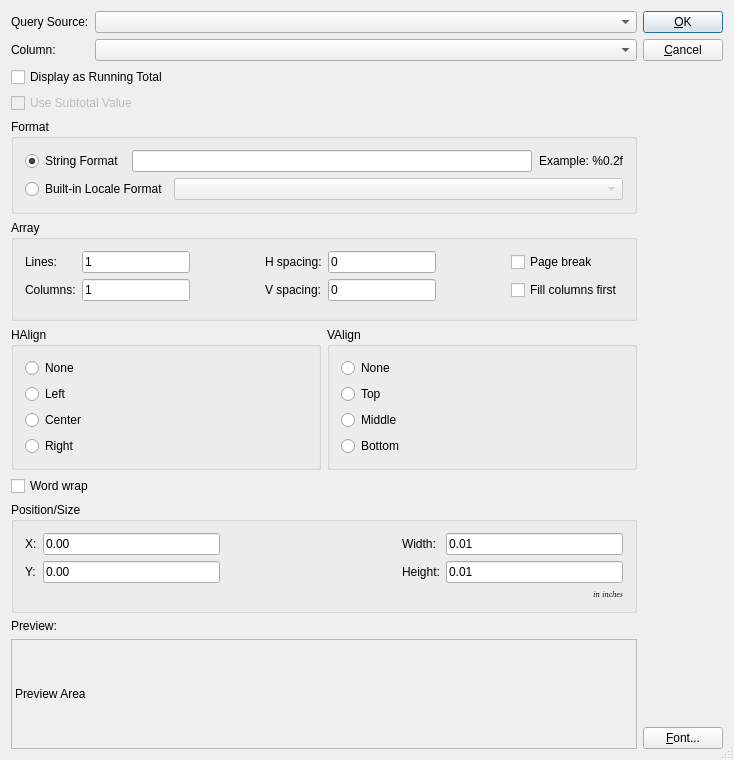
<?xml version="1.0" encoding="UTF-8"?>
<ui version="4.0">
 <comment> * OpenRPT report writer and rendering engine
 * Copyright (C) 2001-2018 by OpenMFG, LLC
 *
 * This library is free software; you can redistribute it and/or
 * modify it under the terms of the GNU Lesser General Public
 * License as published by the Free Software Foundation; either
 * version 2.1 of the License, or (at your option) any later version.
 *
 * This library is distributed in the hope that it will be useful,
 * but WITHOUT ANY WARRANTY; without even the implied warranty of
 * MERCHANTABILITY or FITNESS FOR A PARTICULAR PURPOSE. See the GNU
 * Lesser General Public License for more details.
 *
 * You should have received a copy of the GNU Lesser General Public
 * License along with this library; if not, write to the Free Software
 * Foundation, Inc., 59 Temple Place, Suite 330, Boston, MA 02111-1307 USA
 * Please contact info@openmfg.com with any questions on this license.</comment>
 <class>FieldEditor</class>
 <widget class="QDialog" name="FieldEditor">
  <property name="geometry">
   <rect>
    <x>0</x>
    <y>0</y>
    <width>734</width>
    <height>760</height>
   </rect>
  </property>
  <property name="sizePolicy">
   <sizepolicy hsizetype="Minimum" vsizetype="Minimum">
    <horstretch>0</horstretch>
    <verstretch>0</verstretch>
   </sizepolicy>
  </property>
  <property name="windowTitle">
   <string>Properties (Field)</string>
  </property>
  <property name="sizeGripEnabled">
   <bool>true</bool>
  </property>
  <layout class="QHBoxLayout" name="horizontalLayout">
   <item>
    <layout class="QVBoxLayout" name="verticalLayout">
     <item>
      <layout class="QGridLayout">
       <property name="leftMargin">
        <number>0</number>
       </property>
       <property name="topMargin">
        <number>0</number>
       </property>
       <property name="rightMargin">
        <number>0</number>
       </property>
       <property name="bottomMargin">
        <number>0</number>
       </property>
       <property name="spacing">
        <number>6</number>
       </property>
       <item row="1" column="0">
        <widget class="QLabel" name="TextLabel1">
         <property name="sizePolicy">
          <sizepolicy hsizetype="Preferred" vsizetype="Minimum">
           <horstretch>0</horstretch>
           <verstretch>0</verstretch>
          </sizepolicy>
         </property>
         <property name="text">
          <string>Column:</string>
         </property>
        </widget>
       </item>
       <item row="0" column="0">
        <widget class="QLabel" name="TextLabel1_3">
         <property name="text">
          <string>Query Source:</string>
         </property>
        </widget>
       </item>
       <item row="0" column="1">
        <widget class="QueryComboBox" name="cbQuery"/>
       </item>
       <item row="1" column="1">
        <widget class="QComboBox" name="cbColumn">
         <property name="sizePolicy">
          <sizepolicy hsizetype="Expanding" vsizetype="Fixed">
           <horstretch>0</horstretch>
           <verstretch>0</verstretch>
          </sizepolicy>
         </property>
         <property name="editable">
          <bool>false</bool>
         </property>
        </widget>
       </item>
      </layout>
     </item>
     <item>
      <widget class="QCheckBox" name="_cbRTotal">
       <property name="text">
        <string>Display as Running Total</string>
       </property>
      </widget>
     </item>
     <item>
      <widget class="QCheckBox" name="_cbSubTotal">
       <property name="enabled">
        <bool>false</bool>
       </property>
       <property name="text">
        <string>Use Subtotal Value</string>
       </property>
      </widget>
     </item>
     <item>
      <widget class="QGroupBox" name="_gbFormat">
       <property name="title">
        <string>Format</string>
       </property>
       <layout class="QVBoxLayout">
        <property name="spacing">
         <number>6</number>
        </property>
        <property name="leftMargin">
         <number>11</number>
        </property>
        <property name="topMargin">
         <number>11</number>
        </property>
        <property name="rightMargin">
         <number>11</number>
        </property>
        <property name="bottomMargin">
         <number>11</number>
        </property>
        <item>
         <layout class="QHBoxLayout">
          <property name="spacing">
           <number>6</number>
          </property>
          <property name="leftMargin">
           <number>0</number>
          </property>
          <property name="topMargin">
           <number>0</number>
          </property>
          <property name="rightMargin">
           <number>0</number>
          </property>
          <property name="bottomMargin">
           <number>0</number>
          </property>
          <item>
           <widget class="QRadioButton" name="_rbStringFormat">
            <property name="text">
             <string>String Format </string>
            </property>
            <property name="checked">
             <bool>true</bool>
            </property>
           </widget>
          </item>
          <item>
           <widget class="QLineEdit" name="_leRTotalFormat"/>
          </item>
          <item>
           <widget class="QLabel" name="_lblRTotalExample">
            <property name="sizePolicy">
             <sizepolicy hsizetype="Minimum" vsizetype="Preferred">
              <horstretch>0</horstretch>
              <verstretch>0</verstretch>
             </sizepolicy>
            </property>
            <property name="text">
             <string>Example: %0.2f</string>
            </property>
            <property name="alignment">
             <set>Qt::AlignRight|Qt::AlignTrailing|Qt::AlignVCenter</set>
            </property>
           </widget>
          </item>
         </layout>
        </item>
        <item>
         <layout class="QHBoxLayout">
          <property name="spacing">
           <number>6</number>
          </property>
          <property name="leftMargin">
           <number>0</number>
          </property>
          <property name="topMargin">
           <number>0</number>
          </property>
          <property name="rightMargin">
           <number>0</number>
          </property>
          <property name="bottomMargin">
           <number>0</number>
          </property>
          <item>
           <widget class="QRadioButton" name="_rbBuiltinFormat">
            <property name="text">
             <string>Built-in Locale Format</string>
            </property>
           </widget>
          </item>
          <item>
           <widget class="QComboBox" name="_cbBuiltinFormat">
            <property name="enabled">
             <bool>false</bool>
            </property>
            <property name="sizePolicy">
             <sizepolicy hsizetype="MinimumExpanding" vsizetype="Fixed">
              <horstretch>0</horstretch>
              <verstretch>0</verstretch>
             </sizepolicy>
            </property>
           </widget>
          </item>
         </layout>
        </item>
       </layout>
      </widget>
     </item>
     <item>
      <widget class="QGroupBox" name="GroupBox_Array">
       <property name="title">
        <string>Array</string>
       </property>
       <layout class="QGridLayout" name="_3">
        <property name="leftMargin">
         <number>11</number>
        </property>
        <property name="topMargin">
         <number>11</number>
        </property>
        <property name="rightMargin">
         <number>11</number>
        </property>
        <property name="bottomMargin">
         <number>11</number>
        </property>
        <property name="spacing">
         <number>6</number>
        </property>
        <item row="1" column="1">
         <widget class="QLineEdit" name="leColumns">
          <property name="maximumSize">
           <size>
            <width>16777215</width>
            <height>16777215</height>
           </size>
          </property>
          <property name="text">
           <string>1</string>
          </property>
         </widget>
        </item>
        <item row="1" column="0">
         <widget class="QLabel" name="TextLabel2_2">
          <property name="text">
           <string>Columns:</string>
          </property>
         </widget>
        </item>
        <item row="0" column="0">
         <widget class="QLabel" name="TextLabel1_3_3">
          <property name="text">
           <string>Lines:</string>
          </property>
         </widget>
        </item>
        <item row="0" column="1">
         <widget class="QLineEdit" name="leLines">
          <property name="maximumSize">
           <size>
            <width>16777215</width>
            <height>16777215</height>
           </size>
          </property>
          <property name="text">
           <string>1</string>
          </property>
         </widget>
        </item>
        <item row="0" column="2" rowspan="3">
         <spacer name="horizontalSpacer">
          <property name="orientation">
           <enum>Qt::Horizontal</enum>
          </property>
          <property name="sizeHint" stdset="0">
           <size>
            <width>20</width>
            <height>20</height>
           </size>
          </property>
         </spacer>
        </item>
        <item row="0" column="4">
         <widget class="QLabel" name="TextLabel2_3">
          <property name="text">
           <string>H spacing:</string>
          </property>
         </widget>
        </item>
        <item row="1" column="4">
         <widget class="QLabel" name="TextLabel1_3_4">
          <property name="text">
           <string>V spacing:</string>
          </property>
         </widget>
        </item>
        <item row="0" column="5">
         <widget class="QLineEdit" name="leXSpacing">
          <property name="maximumSize">
           <size>
            <width>16777215</width>
            <height>16777215</height>
           </size>
          </property>
          <property name="text">
           <string>0</string>
          </property>
         </widget>
        </item>
        <item row="1" column="5">
         <widget class="QLineEdit" name="leYSpacing">
          <property name="maximumSize">
           <size>
            <width>16777215</width>
            <height>16777215</height>
           </size>
          </property>
          <property name="text">
           <string>0</string>
          </property>
         </widget>
        </item>
        <item row="0" column="7">
         <widget class="QCheckBox" name="_cbPageBreak">
          <property name="text">
           <string>Page break</string>
          </property>
         </widget>
        </item>
        <item row="1" column="7">
         <widget class="QCheckBox" name="_cbLeftToRight">
          <property name="text">
           <string>Fill columns first</string>
          </property>
         </widget>
        </item>
        <item row="0" column="6">
         <spacer name="horizontalSpacer_3">
          <property name="orientation">
           <enum>Qt::Horizontal</enum>
          </property>
          <property name="sizeHint" stdset="0">
           <size>
            <width>20</width>
            <height>20</height>
           </size>
          </property>
         </spacer>
        </item>
       </layout>
      </widget>
     </item>
     <item>
      <layout class="QHBoxLayout">
       <property name="spacing">
        <number>6</number>
       </property>
       <property name="leftMargin">
        <number>0</number>
       </property>
       <property name="topMargin">
        <number>0</number>
       </property>
       <property name="rightMargin">
        <number>0</number>
       </property>
       <property name="bottomMargin">
        <number>0</number>
       </property>
       <item>
        <widget class="QGroupBox" name="bgHAlign">
         <property name="sizePolicy">
          <sizepolicy hsizetype="Preferred" vsizetype="Minimum">
           <horstretch>0</horstretch>
           <verstretch>0</verstretch>
          </sizepolicy>
         </property>
         <property name="title">
          <string>HAlign</string>
         </property>
         <layout class="QVBoxLayout">
          <item>
           <widget class="QRadioButton" name="rbHAlignNone">
            <property name="text">
             <string>None</string>
            </property>
           </widget>
          </item>
          <item>
           <widget class="QRadioButton" name="rbHAlignLeft">
            <property name="text">
             <string>Left</string>
            </property>
           </widget>
          </item>
          <item>
           <widget class="QRadioButton" name="rbHAlignCenter">
            <property name="text">
             <string>Center</string>
            </property>
           </widget>
          </item>
          <item>
           <widget class="QRadioButton" name="rbHAlignRight">
            <property name="text">
             <string>Right</string>
            </property>
           </widget>
          </item>
         </layout>
        </widget>
       </item>
       <item>
        <widget class="QGroupBox" name="bgVAlign">
         <property name="sizePolicy">
          <sizepolicy hsizetype="Preferred" vsizetype="Minimum">
           <horstretch>0</horstretch>
           <verstretch>0</verstretch>
          </sizepolicy>
         </property>
         <property name="title">
          <string>VAlign</string>
         </property>
         <layout class="QVBoxLayout">
          <property name="spacing">
           <number>6</number>
          </property>
          <property name="leftMargin">
           <number>11</number>
          </property>
          <property name="topMargin">
           <number>11</number>
          </property>
          <property name="rightMargin">
           <number>11</number>
          </property>
          <property name="bottomMargin">
           <number>11</number>
          </property>
          <item>
           <widget class="QRadioButton" name="rbVAlignNone">
            <property name="text">
             <string>None</string>
            </property>
           </widget>
          </item>
          <item>
           <widget class="QRadioButton" name="rbVAlignTop">
            <property name="text">
             <string>Top</string>
            </property>
           </widget>
          </item>
          <item>
           <widget class="QRadioButton" name="rbVAlignMiddle">
            <property name="text">
             <string>Middle</string>
            </property>
           </widget>
          </item>
          <item>
           <widget class="QRadioButton" name="rbVAlignBottom">
            <property name="text">
             <string>Bottom</string>
            </property>
           </widget>
          </item>
         </layout>
        </widget>
       </item>
      </layout>
     </item>
     <item>
      <widget class="QCheckBox" name="_cbWordWrap">
       <property name="text">
        <string>Word wrap</string>
       </property>
      </widget>
     </item>
     <item>
      <widget class="QGroupBox" name="GroupBox1">
       <property name="title">
        <string>Position/Size</string>
       </property>
       <layout class="QGridLayout">
        <property name="leftMargin">
         <number>11</number>
        </property>
        <property name="topMargin">
         <number>11</number>
        </property>
        <property name="rightMargin">
         <number>11</number>
        </property>
        <property name="bottomMargin">
         <number>11</number>
        </property>
        <property name="spacing">
         <number>6</number>
        </property>
        <item row="1" column="0">
         <widget class="QLabel" name="TextLabel2">
          <property name="text">
           <string>Y:</string>
          </property>
         </widget>
        </item>
        <item row="1" column="4">
         <widget class="QLineEdit" name="leHeight">
          <property name="text">
           <string>0.01</string>
          </property>
         </widget>
        </item>
        <item row="0" column="4">
         <widget class="QLineEdit" name="leWidth">
          <property name="text">
           <string>0.01</string>
          </property>
         </widget>
        </item>
        <item row="1" column="3">
         <widget class="QLabel" name="TextLabel4">
          <property name="text">
           <string>Height:</string>
          </property>
         </widget>
        </item>
        <item row="1" column="1">
         <widget class="QLineEdit" name="leYPos">
          <property name="text">
           <string>0.00</string>
          </property>
         </widget>
        </item>
        <item row="0" column="0">
         <widget class="QLabel" name="TextLabel1_3_2">
          <property name="text">
           <string>X:</string>
          </property>
         </widget>
        </item>
        <item row="0" column="1">
         <widget class="QLineEdit" name="leXPos">
          <property name="text">
           <string>0.00</string>
          </property>
         </widget>
        </item>
        <item row="0" column="3">
         <widget class="QLabel" name="TextLabel3">
          <property name="text">
           <string>Width:</string>
          </property>
         </widget>
        </item>
        <item row="2" column="4">
         <widget class="QLabel" name="TextLabel5">
          <property name="font">
           <font>
            <family>Helvetica [Cronyx]</family>
            <pointsize>6</pointsize>
            <weight>50</weight>
            <italic>true</italic>
            <bold>false</bold>
            <underline>false</underline>
            <strikeout>false</strikeout>
           </font>
          </property>
          <property name="text">
           <string>in inches</string>
          </property>
          <property name="textFormat">
           <enum>Qt::AutoText</enum>
          </property>
          <property name="alignment">
           <set>Qt::AlignRight|Qt::AlignTrailing|Qt::AlignVCenter</set>
          </property>
         </widget>
        </item>
        <item row="0" column="2">
         <spacer name="horizontalSpacer_2">
          <property name="orientation">
           <enum>Qt::Horizontal</enum>
          </property>
          <property name="sizeHint" stdset="0">
           <size>
            <width>40</width>
            <height>20</height>
           </size>
          </property>
         </spacer>
        </item>
       </layout>
      </widget>
     </item>
     <item>
      <widget class="QLabel" name="TextLabel1_2">
       <property name="sizePolicy">
        <sizepolicy hsizetype="Preferred" vsizetype="Minimum">
         <horstretch>0</horstretch>
         <verstretch>0</verstretch>
        </sizepolicy>
       </property>
       <property name="text">
        <string>Preview:</string>
       </property>
      </widget>
     </item>
     <item>
      <widget class="QLabel" name="labelPreview">
       <property name="sizePolicy">
        <sizepolicy hsizetype="Preferred" vsizetype="Expanding">
         <horstretch>0</horstretch>
         <verstretch>0</verstretch>
        </sizepolicy>
       </property>
       <property name="minimumSize">
        <size>
         <width>0</width>
         <height>42</height>
        </size>
       </property>
       <property name="frameShape">
        <enum>QFrame::StyledPanel</enum>
       </property>
       <property name="frameShadow">
        <enum>QFrame::Sunken</enum>
       </property>
       <property name="text">
        <string>Preview Area</string>
       </property>
       <property name="alignment">
        <set>Qt::AlignVCenter</set>
       </property>
      </widget>
     </item>
    </layout>
   </item>
   <item>
    <layout class="QVBoxLayout">
     <property name="spacing">
      <number>6</number>
     </property>
     <property name="leftMargin">
      <number>0</number>
     </property>
     <property name="topMargin">
      <number>0</number>
     </property>
     <property name="rightMargin">
      <number>0</number>
     </property>
     <property name="bottomMargin">
      <number>0</number>
     </property>
     <item>
      <widget class="QPushButton" name="buttonOk">
       <property name="text">
        <string>&amp;OK</string>
       </property>
       <property name="shortcut">
        <string>Alt+O</string>
       </property>
       <property name="autoDefault">
        <bool>true</bool>
       </property>
       <property name="default">
        <bool>true</bool>
       </property>
      </widget>
     </item>
     <item>
      <widget class="QPushButton" name="buttonCancel">
       <property name="text">
        <string>&amp;Cancel</string>
       </property>
       <property name="shortcut">
        <string>Alt+C</string>
       </property>
       <property name="autoDefault">
        <bool>true</bool>
       </property>
      </widget>
     </item>
     <item>
      <spacer>
       <property name="orientation">
        <enum>Qt::Vertical</enum>
       </property>
       <property name="sizeType">
        <enum>QSizePolicy::Expanding</enum>
       </property>
       <property name="sizeHint" stdset="0">
        <size>
         <width>20</width>
         <height>20</height>
        </size>
       </property>
      </spacer>
     </item>
     <item>
      <widget class="QPushButton" name="btnFont">
       <property name="text">
        <string>&amp;Font...</string>
       </property>
      </widget>
     </item>
    </layout>
   </item>
  </layout>
 </widget>
 <layoutdefault spacing="6" margin="11"/>
 <customwidgets>
  <customwidget>
   <class>QueryComboBox</class>
   <extends>QComboBox</extends>
   <header>querycombobox.h</header>
  </customwidget>
 </customwidgets>
 <tabstops>
  <tabstop>cbQuery</tabstop>
  <tabstop>cbColumn</tabstop>
  <tabstop>_cbRTotal</tabstop>
  <tabstop>_cbSubTotal</tabstop>
  <tabstop>_rbStringFormat</tabstop>
  <tabstop>_leRTotalFormat</tabstop>
  <tabstop>_rbBuiltinFormat</tabstop>
  <tabstop>_cbBuiltinFormat</tabstop>
  <tabstop>leLines</tabstop>
  <tabstop>leColumns</tabstop>
  <tabstop>leXSpacing</tabstop>
  <tabstop>leYSpacing</tabstop>
  <tabstop>_cbPageBreak</tabstop>
  <tabstop>_cbLeftToRight</tabstop>
  <tabstop>rbHAlignNone</tabstop>
  <tabstop>rbHAlignLeft</tabstop>
  <tabstop>rbHAlignCenter</tabstop>
  <tabstop>rbHAlignRight</tabstop>
  <tabstop>rbVAlignNone</tabstop>
  <tabstop>rbVAlignTop</tabstop>
  <tabstop>rbVAlignMiddle</tabstop>
  <tabstop>rbVAlignBottom</tabstop>
  <tabstop>_cbWordWrap</tabstop>
  <tabstop>leXPos</tabstop>
  <tabstop>leYPos</tabstop>
  <tabstop>leWidth</tabstop>
  <tabstop>leHeight</tabstop>
  <tabstop>btnFont</tabstop>
  <tabstop>buttonOk</tabstop>
  <tabstop>buttonCancel</tabstop>
 </tabstops>
 <resources/>
 <connections>
  <connection>
   <sender>buttonOk</sender>
   <signal>clicked()</signal>
   <receiver>FieldEditor</receiver>
   <slot>accept()</slot>
   <hints>
    <hint type="sourcelabel">
     <x>20</x>
     <y>20</y>
    </hint>
    <hint type="destinationlabel">
     <x>20</x>
     <y>20</y>
    </hint>
   </hints>
  </connection>
  <connection>
   <sender>buttonCancel</sender>
   <signal>clicked()</signal>
   <receiver>FieldEditor</receiver>
   <slot>reject()</slot>
   <hints>
    <hint type="sourcelabel">
     <x>20</x>
     <y>20</y>
    </hint>
    <hint type="destinationlabel">
     <x>20</x>
     <y>20</y>
    </hint>
   </hints>
  </connection>
  <connection>
   <sender>_cbRTotal</sender>
   <signal>toggled(bool)</signal>
   <receiver>_gbFormat</receiver>
   <slot>setEnabled(bool)</slot>
   <hints>
    <hint type="sourcelabel">
     <x>20</x>
     <y>20</y>
    </hint>
    <hint type="destinationlabel">
     <x>20</x>
     <y>20</y>
    </hint>
   </hints>
  </connection>
  <connection>
   <sender>_rbStringFormat</sender>
   <signal>toggled(bool)</signal>
   <receiver>_leRTotalFormat</receiver>
   <slot>setEnabled(bool)</slot>
   <hints>
    <hint type="sourcelabel">
     <x>20</x>
     <y>20</y>
    </hint>
    <hint type="destinationlabel">
     <x>20</x>
     <y>20</y>
    </hint>
   </hints>
  </connection>
  <connection>
   <sender>_rbStringFormat</sender>
   <signal>toggled(bool)</signal>
   <receiver>_lblRTotalExample</receiver>
   <slot>setEnabled(bool)</slot>
   <hints>
    <hint type="sourcelabel">
     <x>20</x>
     <y>20</y>
    </hint>
    <hint type="destinationlabel">
     <x>20</x>
     <y>20</y>
    </hint>
   </hints>
  </connection>
  <connection>
   <sender>_rbBuiltinFormat</sender>
   <signal>toggled(bool)</signal>
   <receiver>_cbBuiltinFormat</receiver>
   <slot>setEnabled(bool)</slot>
   <hints>
    <hint type="sourcelabel">
     <x>20</x>
     <y>20</y>
    </hint>
    <hint type="destinationlabel">
     <x>20</x>
     <y>20</y>
    </hint>
   </hints>
  </connection>
 </connections>
</ui>
